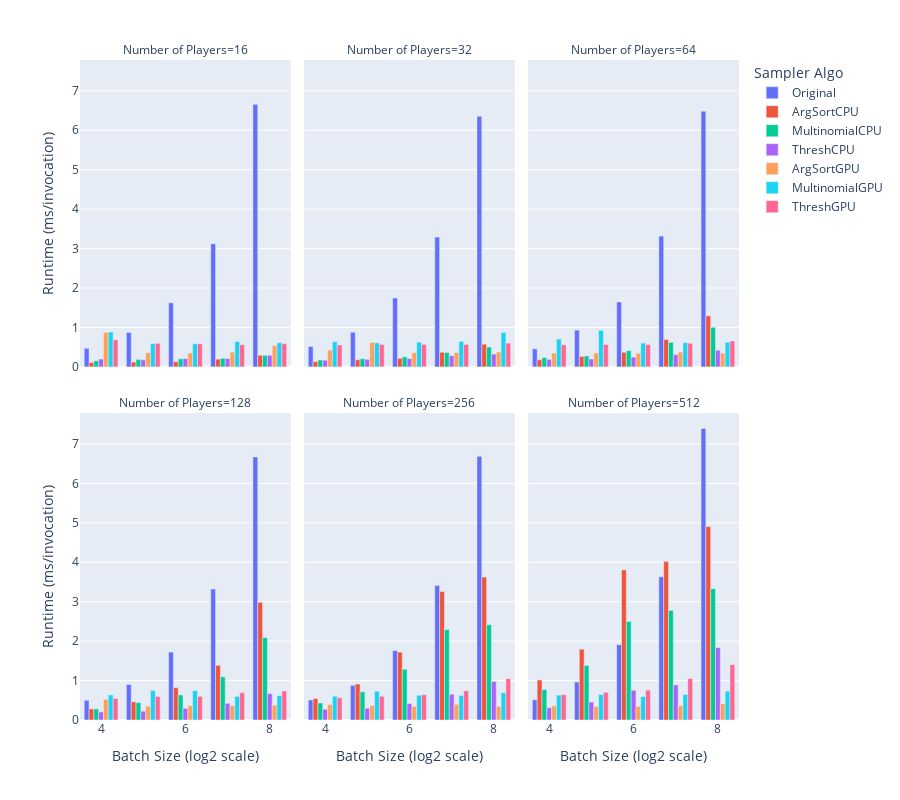

Here is the notebook cell this chart was saved with:
### Code cell
px.bar(
    results,
    x="Batch Size (log2 scale)",
    y="Runtime (ms/invocation)",
    color="Sampler Algo",
    facet_col="Number of Players",
    facet_col_wrap=3,
    barmode="group",
    height=800,
)

### Figure 1 — Plotly figure (JSON) as saved in the notebook; plotly's stock layout.template omitted (floating-point values rounded to 4 significant figures)
{"data": [{"alignmentgroup": "True", "hovertemplate": "Sampler Algo=Original<br>Number of Players=16<br>Batch Size (log2 scale)=%{x}<br>Runtime (ms/invocation)=%{y}<extra></extra>", "legendgroup": "Original", "marker": {"color": "#636efa", "pattern": {"shape": ""}}, "name": "Original", "offsetgroup": "Original", "orientation": "v", "showlegend": true, "textposition": "auto", "type": "bar", "x": [4, 5, 6, 7, 8], "xaxis": "x4", "y": [0.4706, 0.8756, 1.625, 3.122, 6.658], "yaxis": "y4"}, {"alignmentgroup": "True", "hovertemplate": "Sampler Algo=Original<br>Number of Players=32<br>Batch Size (log2 scale)=%{x}<br>Runtime (ms/invocation)=%{y}<extra></extra>", "legendgroup": "Original", "marker": {"color": "#636efa", "pattern": {"shape": ""}}, "name": "Original", "offsetgroup": "Original", "orientation": "v", "showlegend": false, "textposition": "auto", "type": "bar", "x": [4, 5, 6, 7, 8], "xaxis": "x5", "y": [0.5164, 0.8803, 1.747, 3.293, 6.357], "yaxis": "y5"}, {"alignmentgroup": "True", "hovertemplate": "Sampler Algo=Original<br>Number of Players=64<br>Batch Size (log2 scale)=%{x}<br>Runtime (ms/invocation)=%{y}<extra></extra>", "legendgroup": "Original", "marker": {"color": "#636efa", "pattern": {"shape": ""}}, "name": "Original", "offsetgroup": "Original", "orientation": "v", "showlegend": false, "textposition": "auto", "type": "bar", "x": [4, 5, 6, 7, 8], "xaxis": "x6", "y": [0.4579, 0.933, 1.645, 3.317, 6.482], "yaxis": "y6"}, {"alignmentgroup": "True", "hovertemplate": "Sampler Algo=Original<br>Number of Players=128<br>Batch Size (log2 scale)=%{x}<br>Runtime (ms/invocation)=%{y}<extra></extra>", "legendgroup": "Original", "marker": {"color": "#636efa", "pattern": {"shape": ""}}, "name": "Original", "offsetgroup": "Original", "orientation": "v", "showlegend": false, "textposition": "auto", "type": "bar", "x": [4, 5, 6, 7, 8], "xaxis": "x", "y": [0.5003, 0.9, 1.723, 3.322, 6.671], "yaxis": "y"}, {"alignmentgroup": "True", "hovertemplate": "Sampler Algo=Original<br>Number of Players=256<br>Batch Size (log2 scale)=%{x}<br>Runtime (ms/invocation)=%{y}<extra></extra>", "legendgroup": "Original", "marker": {"color": "#636efa", "pattern": {"shape": ""}}, "name": "Original", "offsetgroup": "Original", "orientation": "v", "showlegend": false, "textposition": "auto", "type": "bar", "x": [4, 5, 6, 7, 8], "xaxis": "x2", "y": [0.5067, 0.8785, 1.759, 3.414, 6.686], "yaxis": "y2"}, {"alignmentgroup": "True", "hovertemplate": "Sampler Algo=Original<br>Number of Players=512<br>Batch Size (log2 scale)=%{x}<br>Runtime (ms/invocation)=%{y}<extra></extra>", "legendgroup": "Original", "marker": {"color": "#636efa", "pattern": {"shape": ""}}, "name": "Original", "offsetgroup": "Original", "orientation": "v", "showlegend": false, "textposition": "auto", "type": "bar", "x": [4, 5, 6, 7, 8], "xaxis": "x3", "y": [0.5119, 0.9625, 1.908, 3.634, 7.393], "yaxis": "y3"}, {"alignmentgroup": "True", "hovertemplate": "Sampler Algo=ArgSortCPU<br>Number of Players=16<br>Batch Size (log2 scale)=%{x}<br>Runtime (ms/invocation)=%{y}<extra></extra>", "legendgroup": "ArgSortCPU", "marker": {"color": "#EF553B", "pattern": {"shape": ""}}, "name": "ArgSortCPU", "offsetgroup": "ArgSortCPU", "orientation": "v", "showlegend": true, "textposition": "auto", "type": "bar", "x": [4, 5, 6, 7, 8], "xaxis": "x4", "y": [0.1102, 0.1232, 0.1332, 0.1959, 0.2953], "yaxis": "y4"}, {"alignmentgroup": "True", "hovertemplate": "Sampler Algo=ArgSortCPU<br>Number of Players=32<br>Batch Size (log2 scale)=%{x}<br>Runtime (ms/invocation)=%{y}<extra></extra>", "legendgroup": "ArgSortCPU", "marker": {"color": "#EF553B", "pattern": {"shape": ""}}, "name": "ArgSortCPU", "offsetgroup": "ArgSortCPU", "orientation": "v", "showlegend": false, "textposition": "auto", "type": "bar", "x": [4, 5, 6, 7, 8], "xaxis": "x5", "y": [0.1362, 0.1826, 0.2163, 0.3724, 0.5761], "yaxis": "y5"}, {"alignmentgroup": "True", "hovertemplate": "Sampler Algo=ArgSortCPU<br>Number of Players=64<br>Batch Size (log2 scale)=%{x}<br>Runtime (ms/invocation)=%{y}<extra></extra>", "legendgroup": "ArgSortCPU", "marker": {"color": "#EF553B", "pattern": {"shape": ""}}, "name": "ArgSortCPU", "offsetgroup": "ArgSortCPU", "orientation": "v", "showlegend": false, "textposition": "auto", "type": "bar", "x": [4, 5, 6, 7, 8], "xaxis": "x6", "y": [0.1802, 0.2654, 0.3705, 0.6955, 1.294], "yaxis": "y6"}, {"alignmentgroup": "True", "hovertemplate": "Sampler Algo=ArgSortCPU<br>Number of Players=128<br>Batch Size (log2 scale)=%{x}<br>Runtime (ms/invocation)=%{y}<extra></extra>", "legendgroup": "ArgSortCPU", "marker": {"color": "#EF553B", "pattern": {"shape": ""}}, "name": "ArgSortCPU", "offsetgroup": "ArgSortCPU", "orientation": "v", "showlegend": false, "textposition": "auto", "type": "bar", "x": [4, 5, 6, 7, 8], "xaxis": "x", "y": [0.2808, 0.4605, 0.8187, 1.385, 2.985], "yaxis": "y"}, {"alignmentgroup": "True", "hovertemplate": "Sampler Algo=ArgSortCPU<br>Number of Players=256<br>Batch Size (log2 scale)=%{x}<br>Runtime (ms/invocation)=%{y}<extra></extra>", "legendgroup": "ArgSortCPU", "marker": {"color": "#EF553B", "pattern": {"shape": ""}}, "name": "ArgSortCPU", "offsetgroup": "ArgSortCPU", "orientation": "v", "showlegend": false, "textposition": "auto", "type": "bar", "x": [4, 5, 6, 7, 8], "xaxis": "x2", "y": [0.545, 0.911, 1.721, 3.257, 3.623], "yaxis": "y2"}, {"alignmentgroup": "True", "hovertemplate": "Sampler Algo=ArgSortCPU<br>Number of Players=512<br>Batch Size (log2 scale)=%{x}<br>Runtime (ms/invocation)=%{y}<extra></extra>", "legendgroup": "ArgSortCPU", "marker": {"color": "#EF553B", "pattern": {"shape": ""}}, "name": "ArgSortCPU", "offsetgroup": "ArgSortCPU", "orientation": "v", "showlegend": false, "textposition": "auto", "type": "bar", "x": [4, 5, 6, 7, 8], "xaxis": "x3", "y": [1.015, 1.796, 3.806, 4.018, 4.904], "yaxis": "y3"}, {"alignmentgroup": "True", "hovertemplate": "Sampler Algo=MultinomialCPU<br>Number of Players=16<br>Batch Size (log2 scale)=%{x}<br>Runtime (ms/invocation)=%{y}<extra></extra>", "legendgroup": "MultinomialCPU", "marker": {"color": "#00cc96", "pattern": {"shape": ""}}, "name": "MultinomialCPU", "offsetgroup": "MultinomialCPU", "orientation": "v", "showlegend": true, "textposition": "auto", "type": "bar", "x": [4, 5, 6, 7, 8], "xaxis": "x4", "y": [0.1552, 0.1902, 0.2052, 0.2202, 0.2933], "yaxis": "y4"}, {"alignmentgroup": "True", "hovertemplate": "Sampler Algo=MultinomialCPU<br>Number of Players=32<br>Batch Size (log2 scale)=%{x}<br>Runtime (ms/invocation)=%{y}<extra></extra>", "legendgroup": "MultinomialCPU", "marker": {"color": "#00cc96", "pattern": {"shape": ""}}, "name": "MultinomialCPU", "offsetgroup": "MultinomialCPU", "orientation": "v", "showlegend": false, "textposition": "auto", "type": "bar", "x": [4, 5, 6, 7, 8], "xaxis": "x5", "y": [0.1751, 0.2052, 0.2546, 0.3655, 0.5033], "yaxis": "y5"}, {"alignmentgroup": "True", "hovertemplate": "Sampler Algo=MultinomialCPU<br>Number of Players=64<br>Batch Size (log2 scale)=%{x}<br>Runtime (ms/invocation)=%{y}<extra></extra>", "legendgroup": "MultinomialCPU", "marker": {"color": "#00cc96", "pattern": {"shape": ""}}, "name": "MultinomialCPU", "offsetgroup": "MultinomialCPU", "orientation": "v", "showlegend": false, "textposition": "auto", "type": "bar", "x": [4, 5, 6, 7, 8], "xaxis": "x6", "y": [0.2354, 0.2772, 0.4107, 0.623, 1.004], "yaxis": "y6"}, {"alignmentgroup": "True", "hovertemplate": "Sampler Algo=MultinomialCPU<br>Number of Players=128<br>Batch Size (log2 scale)=%{x}<br>Runtime (ms/invocation)=%{y}<extra></extra>", "legendgroup": "MultinomialCPU", "marker": {"color": "#00cc96", "pattern": {"shape": ""}}, "name": "MultinomialCPU", "offsetgroup": "MultinomialCPU", "orientation": "v", "showlegend": false, "textposition": "auto", "type": "bar", "x": [4, 5, 6, 7, 8], "xaxis": "x", "y": [0.2823, 0.4404, 0.6352, 1.094, 2.089], "yaxis": "y"}, {"alignmentgroup": "True", "hovertemplate": "Sampler Algo=MultinomialCPU<br>Number of Players=256<br>Batch Size (log2 scale)=%{x}<br>Runtime (ms/invocation)=%{y}<extra></extra>", "legendgroup": "MultinomialCPU", "marker": {"color": "#00cc96", "pattern": {"shape": ""}}, "name": "MultinomialCPU", "offsetgroup": "MultinomialCPU", "orientation": "v", "showlegend": false, "textposition": "auto", "type": "bar", "x": [4, 5, 6, 7, 8], "xaxis": "x2", "y": [0.431, 0.7141, 1.287, 2.293, 2.416], "yaxis": "y2"}, {"alignmentgroup": "True", "hovertemplate": "Sampler Algo=MultinomialCPU<br>Number of Players=512<br>Batch Size (log2 scale)=%{x}<br>Runtime (ms/invocation)=%{y}<extra></extra>", "legendgroup": "MultinomialCPU", "marker": {"color": "#00cc96", "pattern": {"shape": ""}}, "name": "MultinomialCPU", "offsetgroup": "MultinomialCPU", "orientation": "v", "showlegend": false, "textposition": "auto", "type": "bar", "x": [4, 5, 6, 7, 8], "xaxis": "x3", "y": [0.7719, 1.383, 2.499, 2.778, 3.331], "yaxis": "y3"}, {"alignmentgroup": "True", "hovertemplate": "Sampler Algo=ThreshCPU<br>Number of Players=16<br>Batch Size (log2 scale)=%{x}<br>Runtime (ms/invocation)=%{y}<extra></extra>", "legendgroup": "ThreshCPU", "marker": {"color": "#ab63fa", "pattern": {"shape": ""}}, "name": "ThreshCPU", "offsetgroup": "ThreshCPU", "orientation": "v", "showlegend": true, "textposition": "auto", "type": "bar", "x": [4, 5, 6, 7, 8], "xaxis": "x4", "y": [0.2002, 0.1802, 0.2102, 0.2102, 0.2954], "yaxis": "y4"}, {"alignmentgroup": "True", "hovertemplate": "Sampler Algo=ThreshCPU<br>Number of Players=32<br>Batch Size (log2 scale)=%{x}<br>Runtime (ms/invocation)=%{y}<extra></extra>", "legendgroup": "ThreshCPU", "marker": {"color": "#ab63fa", "pattern": {"shape": ""}}, "name": "ThreshCPU", "offsetgroup": "ThreshCPU", "orientation": "v", "showlegend": false, "textposition": "auto", "type": "bar", "x": [4, 5, 6, 7, 8], "xaxis": "x5", "y": [0.1701, 0.1902, 0.2102, 0.2841, 0.3252], "yaxis": "y5"}, {"alignmentgroup": "True", "hovertemplate": "Sampler Algo=ThreshCPU<br>Number of Players=64<br>Batch Size (log2 scale)=%{x}<br>Runtime (ms/invocation)=%{y}<extra></extra>", "legendgroup": "ThreshCPU", "marker": {"color": "#ab63fa", "pattern": {"shape": ""}}, "name": "ThreshCPU", "offsetgroup": "ThreshCPU", "orientation": "v", "showlegend": false, "textposition": "auto", "type": "bar", "x": [4, 5, 6, 7, 8], "xaxis": "x6", "y": [0.1914, 0.2011, 0.2474, 0.3103, 0.4223], "yaxis": "y6"}, {"alignmentgroup": "True", "hovertemplate": "Sampler Algo=ThreshCPU<br>Number of Players=128<br>Batch Size (log2 scale)=%{x}<br>Runtime (ms/invocation)=%{y}<extra></extra>", "legendgroup": "ThreshCPU", "marker": {"color": "#ab63fa", "pattern": {"shape": ""}}, "name": "ThreshCPU", "offsetgroup": "ThreshCPU", "orientation": "v", "showlegend": false, "textposition": "auto", "type": "bar", "x": [4, 5, 6, 7, 8], "xaxis": "x", "y": [0.2062, 0.2231, 0.2952, 0.4228, 0.6687], "yaxis": "y"}, {"alignmentgroup": "True", "hovertemplate": "Sampler Algo=ThreshCPU<br>Number of Players=256<br>Batch Size (log2 scale)=%{x}<br>Runtime (ms/invocation)=%{y}<extra></extra>", "legendgroup": "ThreshCPU", "marker": {"color": "#ab63fa", "pattern": {"shape": ""}}, "name": "ThreshCPU", "offsetgroup": "ThreshCPU", "orientation": "v", "showlegend": false, "textposition": "auto", "type": "bar", "x": [4, 5, 6, 7, 8], "xaxis": "x2", "y": [0.2716, 0.2989, 0.4177, 0.655, 0.9778], "yaxis": "y2"}, {"alignmentgroup": "True", "hovertemplate": "Sampler Algo=ThreshCPU<br>Number of Players=512<br>Batch Size (log2 scale)=%{x}<br>Runtime (ms/invocation)=%{y}<extra></extra>", "legendgroup": "ThreshCPU", "marker": {"color": "#ab63fa", "pattern": {"shape": ""}}, "name": "ThreshCPU", "offsetgroup": "ThreshCPU", "orientation": "v", "showlegend": false, "textposition": "auto", "type": "bar", "x": [4, 5, 6, 7, 8], "xaxis": "x3", "y": [0.3103, 0.4555, 0.7546, 0.8897, 1.834], "yaxis": "y3"}, {"alignmentgroup": "True", "hovertemplate": "Sampler Algo=ArgSortGPU<br>Number of Players=16<br>Batch Size (log2 scale)=%{x}<br>Runtime (ms/invocation)=%{y}<extra></extra>", "legendgroup": "ArgSortGPU", "marker": {"color": "#FFA15A", "pattern": {"shape": ""}}, "name": "ArgSortGPU", "offsetgroup": "ArgSortGPU", "orientation": "v", "showlegend": true, "textposition": "auto", "type": "bar", "x": [4, 5, 6, 7, 8], "xaxis": "x4", "y": [0.8759, 0.3604, 0.3505, 0.3753, 0.5415], "yaxis": "y4"}, {"alignmentgroup": "True", "hovertemplate": "Sampler Algo=ArgSortGPU<br>Number of Players=32<br>Batch Size (log2 scale)=%{x}<br>Runtime (ms/invocation)=%{y}<extra></extra>", "legendgroup": "ArgSortGPU", "marker": {"color": "#FFA15A", "pattern": {"shape": ""}}, "name": "ArgSortGPU", "offsetgroup": "ArgSortGPU", "orientation": "v", "showlegend": false, "textposition": "auto", "type": "bar", "x": [4, 5, 6, 7, 8], "xaxis": "x5", "y": [0.4259, 0.6205, 0.3608, 0.3654, 0.3763], "yaxis": "y5"}, {"alignmentgroup": "True", "hovertemplate": "Sampler Algo=ArgSortGPU<br>Number of Players=64<br>Batch Size (log2 scale)=%{x}<br>Runtime (ms/invocation)=%{y}<extra></extra>", "legendgroup": "ArgSortGPU", "marker": {"color": "#FFA15A", "pattern": {"shape": ""}}, "name": "ArgSortGPU", "offsetgroup": "ArgSortGPU", "orientation": "v", "showlegend": false, "textposition": "auto", "type": "bar", "x": [4, 5, 6, 7, 8], "xaxis": "x6", "y": [0.3525, 0.3523, 0.3454, 0.376, 0.3505], "yaxis": "y6"}, {"alignmentgroup": "True", "hovertemplate": "Sampler Algo=ArgSortGPU<br>Number of Players=128<br>Batch Size (log2 scale)=%{x}<br>Runtime (ms/invocation)=%{y}<extra></extra>", "legendgroup": "ArgSortGPU", "marker": {"color": "#FFA15A", "pattern": {"shape": ""}}, "name": "ArgSortGPU", "offsetgroup": "ArgSortGPU", "orientation": "v", "showlegend": false, "textposition": "auto", "type": "bar", "x": [4, 5, 6, 7, 8], "xaxis": "x", "y": [0.5212, 0.3511, 0.3604, 0.3655, 0.377], "yaxis": "y"}, {"alignmentgroup": "True", "hovertemplate": "Sampler Algo=ArgSortGPU<br>Number of Players=256<br>Batch Size (log2 scale)=%{x}<br>Runtime (ms/invocation)=%{y}<extra></extra>", "legendgroup": "ArgSortGPU", "marker": {"color": "#FFA15A", "pattern": {"shape": ""}}, "name": "ArgSortGPU", "offsetgroup": "ArgSortGPU", "orientation": "v", "showlegend": false, "textposition": "auto", "type": "bar", "x": [4, 5, 6, 7, 8], "xaxis": "x2", "y": [0.3909, 0.3664, 0.3455, 0.3962, 0.3477], "yaxis": "y2"}, {"alignmentgroup": "True", "hovertemplate": "Sampler Algo=ArgSortGPU<br>Number of Players=512<br>Batch Size (log2 scale)=%{x}<br>Runtime (ms/invocation)=%{y}<extra></extra>", "legendgroup": "ArgSortGPU", "marker": {"color": "#FFA15A", "pattern": {"shape": ""}}, "name": "ArgSortGPU", "offsetgroup": "ArgSortGPU", "orientation": "v", "showlegend": false, "textposition": "auto", "type": "bar", "x": [4, 5, 6, 7, 8], "xaxis": "x3", "y": [0.3561, 0.3408, 0.3428, 0.3615, 0.4109], "yaxis": "y3"}, {"alignmentgroup": "True", "hovertemplate": "Sampler Algo=MultinomialGPU<br>Number of Players=16<br>Batch Size (log2 scale)=%{x}<br>Runtime (ms/invocation)=%{y}<extra></extra>", "legendgroup": "MultinomialGPU", "marker": {"color": "#19d3f3", "pattern": {"shape": ""}}, "name": "MultinomialGPU", "offsetgroup": "MultinomialGPU", "orientation": "v", "showlegend": true, "textposition": "auto", "type": "bar", "x": [4, 5, 6, 7, 8], "xaxis": "x4", "y": [0.8845, 0.5871, 0.5862, 0.6427, 0.6122], "yaxis": "y4"}, {"alignmentgroup": "True", "hovertemplate": "Sampler Algo=MultinomialGPU<br>Number of Players=32<br>Batch Size (log2 scale)=%{x}<br>Runtime (ms/invocation)=%{y}<extra></extra>", "legendgroup": "MultinomialGPU", "marker": {"color": "#19d3f3", "pattern": {"shape": ""}}, "name": "MultinomialGPU", "offsetgroup": "MultinomialGPU", "orientation": "v", "showlegend": false, "textposition": "auto", "type": "bar", "x": [4, 5, 6, 7, 8], "xaxis": "x5", "y": [0.6375, 0.6101, 0.6269, 0.6462, 0.8749], "yaxis": "y5"}, {"alignmentgroup": "True", "hovertemplate": "Sampler Algo=MultinomialGPU<br>Number of Players=64<br>Batch Size (log2 scale)=%{x}<br>Runtime (ms/invocation)=%{y}<extra></extra>", "legendgroup": "MultinomialGPU", "marker": {"color": "#19d3f3", "pattern": {"shape": ""}}, "name": "MultinomialGPU", "offsetgroup": "MultinomialGPU", "orientation": "v", "showlegend": false, "textposition": "auto", "type": "bar", "x": [4, 5, 6, 7, 8], "xaxis": "x6", "y": [0.7057, 0.931, 0.6052, 0.6153, 0.6259], "yaxis": "y6"}, {"alignmentgroup": "True", "hovertemplate": "Sampler Algo=MultinomialGPU<br>Number of Players=128<br>Batch Size (log2 scale)=%{x}<br>Runtime (ms/invocation)=%{y}<extra></extra>", "legendgroup": "MultinomialGPU", "marker": {"color": "#19d3f3", "pattern": {"shape": ""}}, "name": "MultinomialGPU", "offsetgroup": "MultinomialGPU", "orientation": "v", "showlegend": false, "textposition": "auto", "type": "bar", "x": [4, 5, 6, 7, 8], "xaxis": "x", "y": [0.6361, 0.7469, 0.743, 0.599, 0.6206], "yaxis": "y"}, {"alignmentgroup": "True", "hovertemplate": "Sampler Algo=MultinomialGPU<br>Number of Players=256<br>Batch Size (log2 scale)=%{x}<br>Runtime (ms/invocation)=%{y}<extra></extra>", "legendgroup": "MultinomialGPU", "marker": {"color": "#19d3f3", "pattern": {"shape": ""}}, "name": "MultinomialGPU", "offsetgroup": "MultinomialGPU", "orientation": "v", "showlegend": false, "textposition": "auto", "type": "bar", "x": [4, 5, 6, 7, 8], "xaxis": "x2", "y": [0.6037, 0.7298, 0.627, 0.623, 0.6912], "yaxis": "y2"}, {"alignmentgroup": "True", "hovertemplate": "Sampler Algo=MultinomialGPU<br>Number of Players=512<br>Batch Size (log2 scale)=%{x}<br>Runtime (ms/invocation)=%{y}<extra></extra>", "legendgroup": "MultinomialGPU", "marker": {"color": "#19d3f3", "pattern": {"shape": ""}}, "name": "MultinomialGPU", "offsetgroup": "MultinomialGPU", "orientation": "v", "showlegend": false, "textposition": "auto", "type": "bar", "x": [4, 5, 6, 7, 8], "xaxis": "x3", "y": [0.63, 0.6457, 0.5955, 0.6471, 0.7319], "yaxis": "y3"}, {"alignmentgroup": "True", "hovertemplate": "Sampler Algo=ThreshGPU<br>Number of Players=16<br>Batch Size (log2 scale)=%{x}<br>Runtime (ms/invocation)=%{y}<extra></extra>", "legendgroup": "ThreshGPU", "marker": {"color": "#FF6692", "pattern": {"shape": ""}}, "name": "ThreshGPU", "offsetgroup": "ThreshGPU", "orientation": "v", "showlegend": true, "textposition": "auto", "type": "bar", "x": [4, 5, 6, 7, 8], "xaxis": "x4", "y": [0.6878, 0.5963, 0.5847, 0.5626, 0.5867], "yaxis": "y4"}, {"alignmentgroup": "True", "hovertemplate": "Sampler Algo=ThreshGPU<br>Number of Players=32<br>Batch Size (log2 scale)=%{x}<br>Runtime (ms/invocation)=%{y}<extra></extra>", "legendgroup": "ThreshGPU", "marker": {"color": "#FF6692", "pattern": {"shape": ""}}, "name": "ThreshGPU", "offsetgroup": "ThreshGPU", "orientation": "v", "showlegend": false, "textposition": "auto", "type": "bar", "x": [4, 5, 6, 7, 8], "xaxis": "x5", "y": [0.5547, 0.5696, 0.569, 0.5726, 0.6026], "yaxis": "y5"}, {"alignmentgroup": "True", "hovertemplate": "Sampler Algo=ThreshGPU<br>Number of Players=64<br>Batch Size (log2 scale)=%{x}<br>Runtime (ms/invocation)=%{y}<extra></extra>", "legendgroup": "ThreshGPU", "marker": {"color": "#FF6692", "pattern": {"shape": ""}}, "name": "ThreshGPU", "offsetgroup": "ThreshGPU", "orientation": "v", "showlegend": false, "textposition": "auto", "type": "bar", "x": [4, 5, 6, 7, 8], "xaxis": "x6", "y": [0.5601, 0.5696, 0.5641, 0.5984, 0.6574], "yaxis": "y6"}, {"alignmentgroup": "True", "hovertemplate": "Sampler Algo=ThreshGPU<br>Number of Players=128<br>Batch Size (log2 scale)=%{x}<br>Runtime (ms/invocation)=%{y}<extra></extra>", "legendgroup": "ThreshGPU", "marker": {"color": "#FF6692", "pattern": {"shape": ""}}, "name": "ThreshGPU", "offsetgroup": "ThreshGPU", "orientation": "v", "showlegend": false, "textposition": "auto", "type": "bar", "x": [4, 5, 6, 7, 8], "xaxis": "x", "y": [0.5463, 0.5963, 0.6, 0.6916, 0.7356], "yaxis": "y"}, {"alignmentgroup": "True", "hovertemplate": "Sampler Algo=ThreshGPU<br>Number of Players=256<br>Batch Size (log2 scale)=%{x}<br>Runtime (ms/invocation)=%{y}<extra></extra>", "legendgroup": "ThreshGPU", "marker": {"color": "#FF6692", "pattern": {"shape": ""}}, "name": "ThreshGPU", "offsetgroup": "ThreshGPU", "orientation": "v", "showlegend": false, "textposition": "auto", "type": "bar", "x": [4, 5, 6, 7, 8], "xaxis": "x2", "y": [0.5645, 0.6017, 0.6394, 0.7425, 1.048], "yaxis": "y2"}, {"alignmentgroup": "True", "hovertemplate": "Sampler Algo=ThreshGPU<br>Number of Players=512<br>Batch Size (log2 scale)=%{x}<br>Runtime (ms/invocation)=%{y}<extra></extra>", "legendgroup": "ThreshGPU", "marker": {"color": "#FF6692", "pattern": {"shape": ""}}, "name": "ThreshGPU", "offsetgroup": "ThreshGPU", "orientation": "v", "showlegend": false, "textposition": "auto", "type": "bar", "x": [4, 5, 6, 7, 8], "xaxis": "x3", "y": [0.6422, 0.7007, 0.7577, 1.05, 1.404], "yaxis": "y3"}], "layout": {"annotations": [{"font": {}, "showarrow": false, "text": "Number of Players=128", "x": 0.16, "xanchor": "center", "xref": "paper", "y": 0.465, "yanchor": "bottom", "yref": "paper"}, {"font": {}, "showarrow": false, "text": "Number of Players=256", "x": 0.5, "xanchor": "center", "xref": "paper", "y": 0.465, "yanchor": "bottom", "yref": "paper"}, {"font": {}, "showarrow": false, "text": "Number of Players=512", "x": 0.84, "xanchor": "center", "xref": "paper", "y": 0.465, "yanchor": "bottom", "yref": "paper"}, {"font": {}, "showarrow": false, "text": "Number of Players=16", "x": 0.16, "xanchor": "center", "xref": "paper", "y": 1.0, "yanchor": "bottom", "yref": "paper"}, {"font": {}, "showarrow": false, "text": "Number of Players=32", "x": 0.5, "xanchor": "center", "xref": "paper", "y": 1.0, "yanchor": "bottom", "yref": "paper"}, {"font": {}, "showarrow": false, "text": "Number of Players=64", "x": 0.84, "xanchor": "center", "xref": "paper", "y": 1.0, "yanchor": "bottom", "yref": "paper"}], "barmode": "group", "height": 800, "legend": {"title": {"text": "Sampler Algo"}, "tracegroupgap": 0}, "margin": {"t": 60}, "xaxis": {"anchor": "y", "domain": [0, 0.32], "title": {"text": "Batch Size (log2 scale)"}}, "xaxis2": {"anchor": "y2", "domain": [0.34, 0.66], "matches": "x", "title": {"text": "Batch Size (log2 scale)"}}, "xaxis3": {"anchor": "y3", "domain": [0.68, 1.0], "matches": "x", "title": {"text": "Batch Size (log2 scale)"}}, "xaxis4": {"anchor": "y4", "domain": [0, 0.32], "matches": "x", "showticklabels": false}, "xaxis5": {"anchor": "y5", "domain": [0.34, 0.66], "matches": "x", "showticklabels": false}, "xaxis6": {"anchor": "y6", "domain": [0.68, 1.0], "matches": "x", "showticklabels": false}, "yaxis": {"anchor": "x", "domain": [0, 0.465], "title": {"text": "Runtime (ms/invocation)"}}, "yaxis2": {"anchor": "x2", "domain": [0, 0.465], "matches": "y", "showticklabels": false}, "yaxis3": {"anchor": "x3", "domain": [0, 0.465], "matches": "y", "showticklabels": false}, "yaxis4": {"anchor": "x4", "domain": [0.535, 1.0], "matches": "y", "title": {"text": "Runtime (ms/invocation)"}}, "yaxis5": {"anchor": "x5", "domain": [0.535, 1.0], "matches": "y", "showticklabels": false}, "yaxis6": {"anchor": "x6", "domain": [0.535, 1.0], "matches": "y", "showticklabels": false}}}
